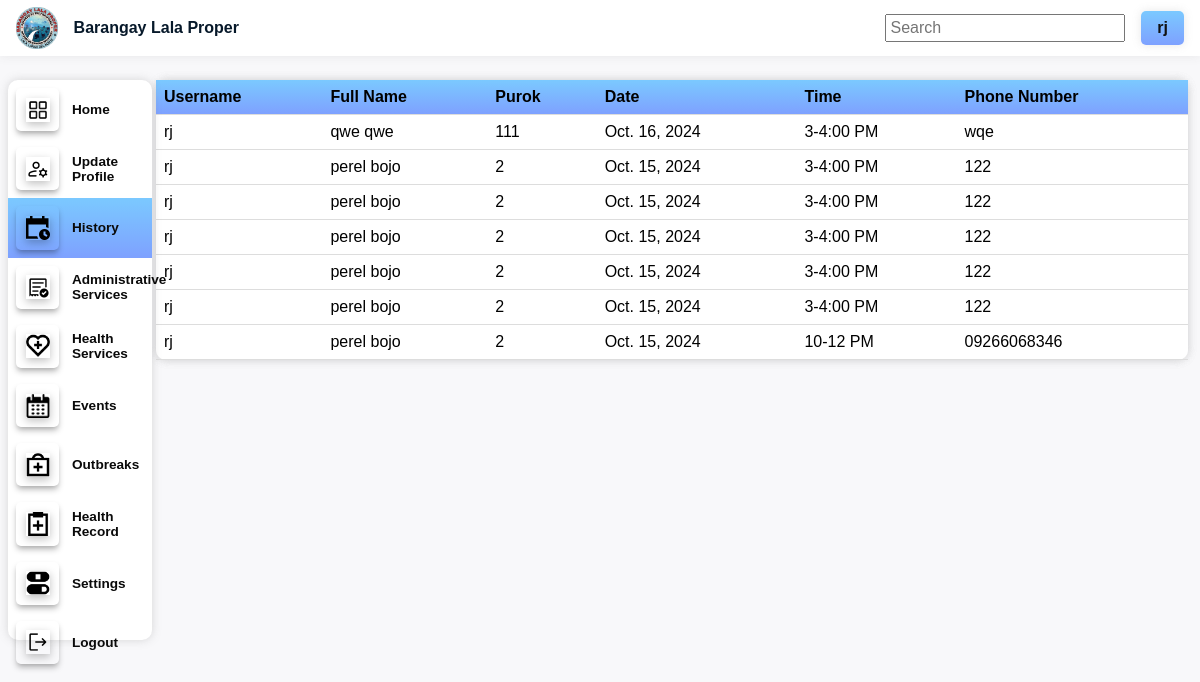
The page /residentHistory/ (signed in) on the database as committed earlier.
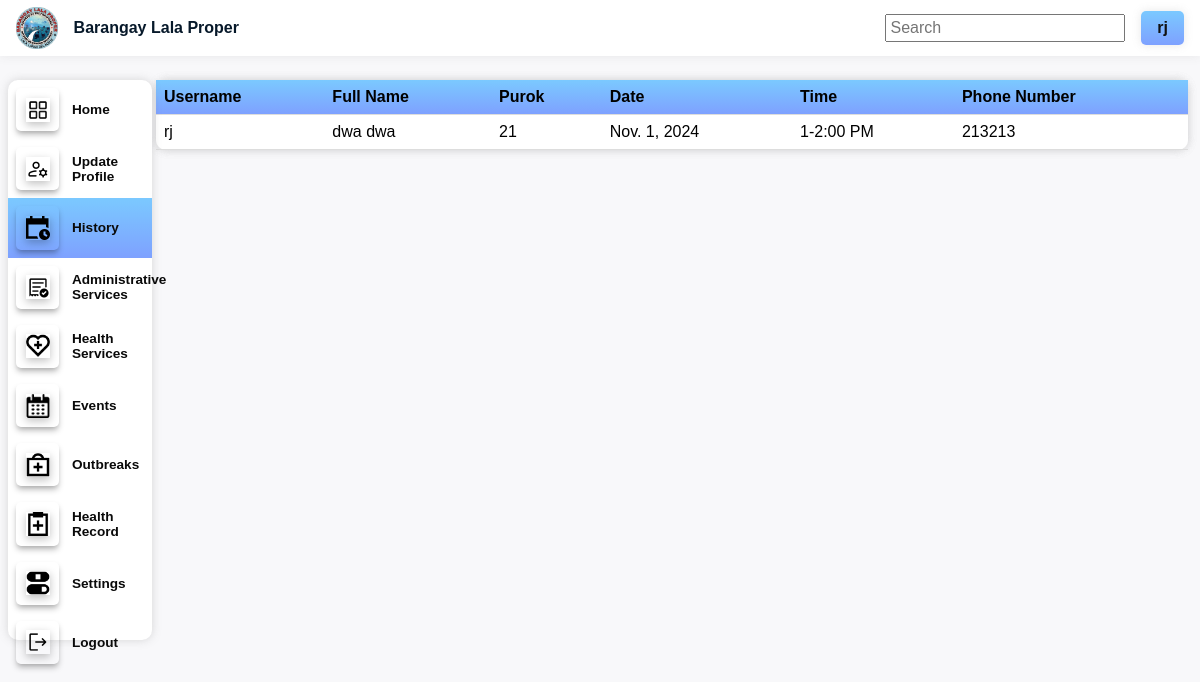
The same page on the database as committed later.
### barangay/models.py (models this page shows, shortened)
class Schedule(models.Model):
    bhwService= models.ForeignKey(HealthService, on_delete=models.CASCADE, null=True)
    user = models.ForeignKey(User, on_delete=models.CASCADE, null=True)
    fname = models.CharField(max_length =255)
    lname = models.CharField(max_length =255)
    purok = models.IntegerField(null=True, blank=True)
    age = models.IntegerField(null=True, blank=True)
    phonenum = models.CharField(max_length =255)
    date = models.DateField(max_length =255)
    time = models.CharField(max_length=100, null=True)

### barangay/views.py (the view)
# urls.py: re_path(r'^residentHistory/$', views.residentHistory, name='residentHistory'),
def residentHistory(request):
    user = request.user
    schedules = Schedule.objects.filter(user__username=user.username)
    return render(request, 'resident/residentHistory.html', {'schedules': schedules})

### barangay/templates/resident/residentHistory.html (shortened to what this page needs)
{% load static %}
{% block css %}
<link rel="stylesheet" href="{% static 'css/residentHS.css' %}">
{% endblock %}
<body>
    {% load account %}
    {% load account %}
    {% block content %}
    <div class="adminContainer">
        {% include 'resident/residentTopnav.html' %}
        <div class="MC-Bottom">
            {% include 'resident/residentNav.html' %}
            <div class="contents">
                <section id="content">
                    <table>
                        <thead>
                            <tr>
                                <th>Username</th>
                                <th>Full Name</th>
                                <th>Purok</th>
                                <th>Date</th>
                                <th>Time</th>
                                <th>Phone Number</th>
                            </tr>
                        </thead>
                        <tbody>
                            {% for schedule in schedules %}
                            <tr>
                                <td>{{ schedule.user.username }}</td>
                                <td>{{ schedule.fname }} {{ schedule.lname }}</td>
                                <td>{{ schedule.purok }}</td>
                                <td>{{ schedule.date }}</td>
                                <td>{{ schedule.time }}</td>
                                <td>{{ schedule.phonenum }}</td>
                            </tr>
                            {% endfor %}
                        </tbody>
                    </table>
                </section>
            </div>
        </div>
    </div>
    {% endblock %}
</body>

Rows that differ between the two databases and show on the page:
removed Schedule: user.username "rj", fname "qwe", lname "qwe", purok "111", date "Oct. 16, 2024", time "3-4:00 PM", phonenum "wqe"
removed Schedule: user.username "rj", fname "perel", lname "bojo", purok "2", date "Oct. 15, 2024", time "3-4:00 PM", phonenum "122"
removed Schedule: user.username "rj", fname "perel", lname "bojo", purok "2", date "Oct. 15, 2024", time "3-4:00 PM", phonenum "122"
removed Schedule: user.username "rj", fname "perel", lname "bojo", purok "2", date "Oct. 15, 2024", time "3-4:00 PM", phonenum "122"
removed Schedule: user.username "rj", fname "perel", lname "bojo", purok "2", date "Oct. 15, 2024", time "3-4:00 PM", phonenum "122"
removed Schedule: user.username "rj", fname "perel", lname "bojo", purok "2", date "Oct. 15, 2024", time "3-4:00 PM", phonenum "122"
removed Schedule: user.username "rj", fname "perel", lname "bojo", purok "2", date "Oct. 15, 2024", time "10-12 PM", phonenum "09266068346"
added Schedule: user.username "rj", fname "dwa", lname "dwa", purok "21", date "Nov. 1, 2024", time "1-2:00 PM", phonenum "213213"
